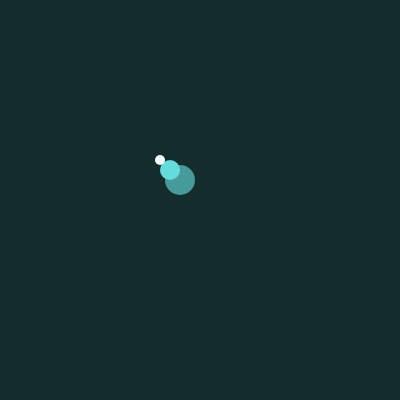
Frame 1 (no input)
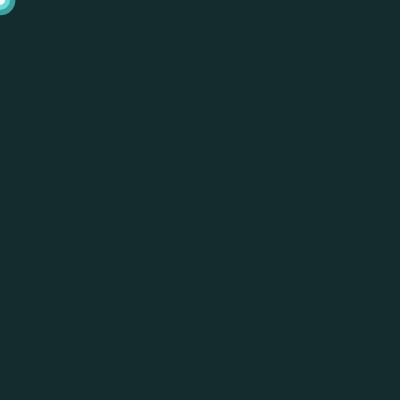
Frame 60 (no input)
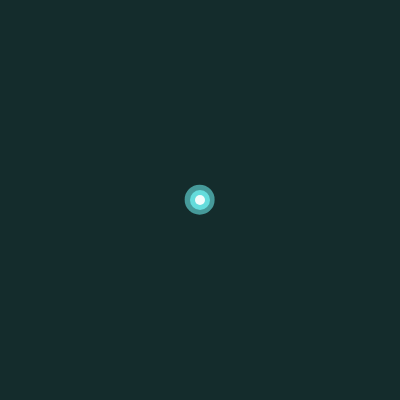
Frame 120 (the mouse pressed at the canvas centre since frame 60)

The p5.js sketch that drew these frames (run headless with seeded random() and noise() and a simulated clock; from frame 60 on, the mouse is pressed at the canvas centre):

// p5.js sketch
// ── sketch.js
let x1 = 200;
let y1 = 200;
let x2 = 200;
let y2 = 200;
let x3 = 200;
let y3 = 200;

function setup() {
  createCanvas(400, 400);
}

function draw() {
  x1 += (mouseX - x1) * 0.2;
  y1 += (mouseY - y1) * 0.2;

  x2 += (mouseX - x2) * 0.15;
  y2 += (mouseY - y2) * 0.15;

  x3 += (mouseX - x3) * 0.1;
  y3 += (mouseY - y3) * 0.1;

  background(20, 44, 44);
  noStroke();

  fill(70, 154, 154);
  circle(x3, y3, 30);

  fill(100, 220, 220);
  circle(x2, y2, 20);

  fill(240, 252, 252);
  circle(x1, y1, 10);
}
